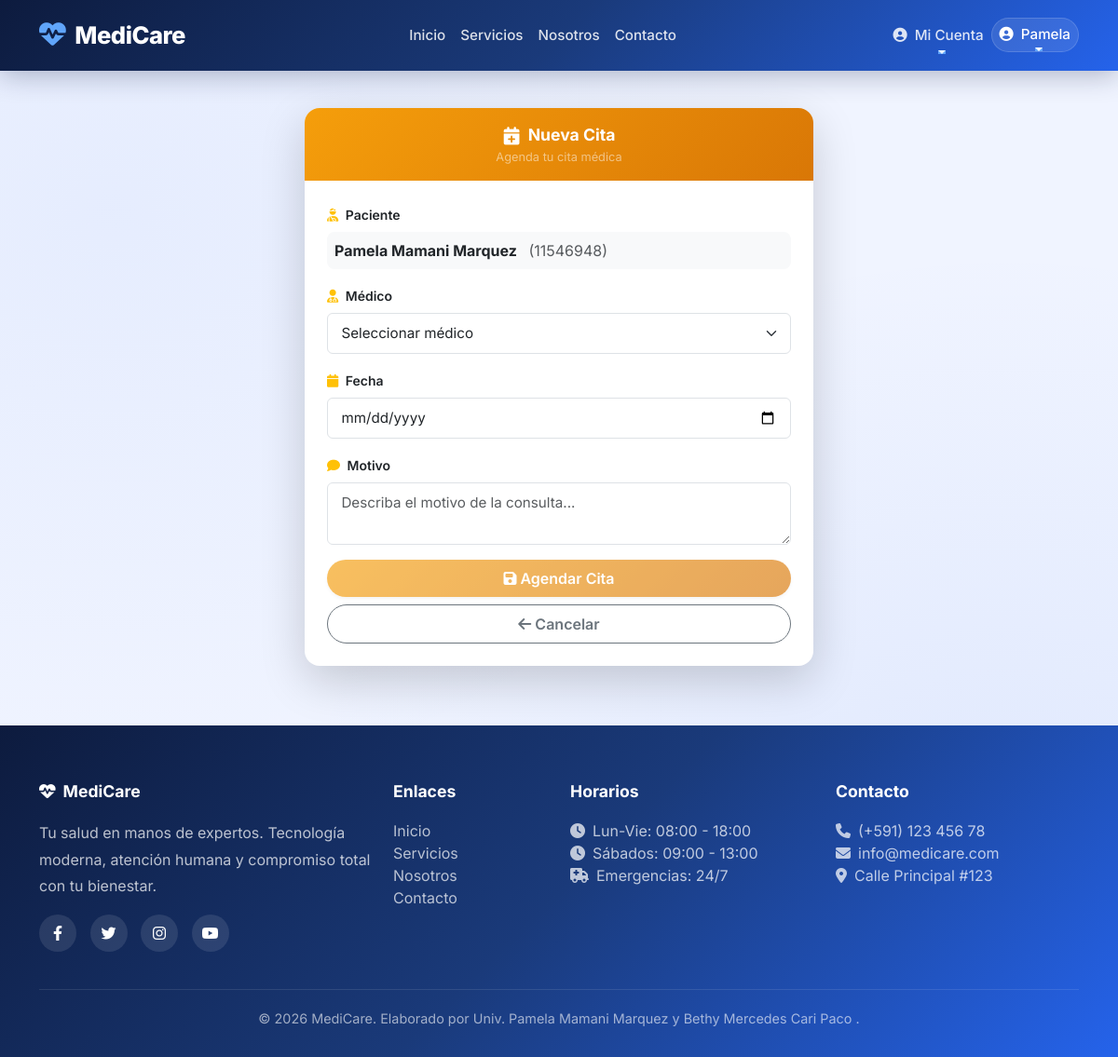
The page /citas/crear (signed in) on the database its author committed.
### app/models/usuario.py (models this page shows, shortened)
class Usuario(UserMixin, db.Model):
    __tablename__ = 'usuarios'
    id = db.Column(db.Integer, primary_key=True)
    username = db.Column(db.String(80), unique=True, nullable=False)
    email = db.Column(db.String(120), unique=True, nullable=False)
    password_hash = db.Column(db.String(200), nullable=False)
    rol = db.Column(db.String(20), nullable=False, default='paciente')
    nombres = db.Column(db.String(100))
    apellidos = db.Column(db.String(100))
    ci = db.Column(db.String(20))
    telefono = db.Column(db.String(20))
    fecha_registro = db.Column(db.DateTime, default=datetime.utcnow)
    activo = db.Column(db.Boolean, default=True)
    paciente = db.relationship('Paciente', back_populates='usuario', uselist=False)
    medico = db.relationship('Medico', back_populates='usuario', uselist=False)
    def is_admin(self):
        return self.rol == 'admin'
    def is_medico(self):
        return self.rol == 'medico'
    def is_recepcionista(self):
        return self.rol == 'recepcionista'
    def is_paciente(self):
        return self.rol == 'paciente'

### app/models/paciente.py (models this page shows, shortened)
class Paciente(db.Model):
    __tablename__ = 'pacientes'
    id = db.Column(db.Integer, primary_key=True)
    usuario_id = db.Column(db.Integer, db.ForeignKey('usuarios.id'), unique=True)
    ci = db.Column(db.String(20), unique=True, nullable=False)
    nombres = db.Column(db.String(100), nullable=False)
    apellidos = db.Column(db.String(100), nullable=False)
    fecha_nacimiento = db.Column(db.Date)
    genero = db.Column(db.String(10))
    telefono = db.Column(db.String(20))
    direccion = db.Column(db.String(200))
    email = db.Column(db.String(120))
    seguro_medico = db.Column(db.String(100))
    alergias = db.Column(db.Text)
    fecha_registro = db.Column(db.DateTime, default=datetime.utcnow)
    usuario = db.relationship('Usuario', back_populates='paciente', uselist=False)
    citas = db.relationship('Cita', back_populates='paciente')
    historial = db.relationship('HistorialClinico', back_populates='paciente')

### app/citas/routes.py (the view, shortened to what this page needs)
@bp_cita.route('/crear', methods=['GET', 'POST'])
@login_required
def crear():
    if not (current_user.is_admin() or current_user.is_recepcionista() or current_user.is_medico() or current_user.is_paciente()):
        flash('⛔ No tienes permisos para crear citas.', 'danger')
        return redirect(url_for('core.landing'))
    paciente_actual = None
    if current_user.is_paciente():
        paciente_actual = Paciente.query.filter_by(usuario_id=current_user.id).first()
        if not paciente_actual:
            flash('⚠️ No tienes un perfil de paciente completo.', 'warning')
            return redirect(url_for('auth.perfil'))
    pacientes = Paciente.query.all() if not current_user.is_paciente() else []
    medicos = Medico.query.all()
    salas = Sala.query.filter_by(estado='disponible').all()
    return render_template('citas/crear.html',
                         pacientes=pacientes,
                         medicos=medicos,
                         salas=salas,
                         paciente=paciente_actual if current_user.is_paciente() else None,
                         datetime=datetime)

### templates/citas/crear.html (shortened to what this page needs)
{% extends "base.html" %}
{% block content %}
<div class="container py-4">
    <div class="row justify-content-center">
        <div class="col-lg-6 col-md-8">
            <div class="card border-0 shadow-lg rounded-4 overflow-hidden">
                <div class="card-header text-center border-0 py-3" style="background: linear-gradient(135deg, #f59e0b, #d97706);">
                    <div class="d-flex align-items-center justify-content-center gap-2">
                        <i class="fas fa-calendar-plus text-white" style="font-size: 1.2rem;"></i>
                        <span class="fw-bold text-white" style="font-size: 1.1rem;">
                            Nueva Cita
                        </span>
                    </div>
                    <p class="text-white-50 mb-0" style="font-size: 0.8rem;">
                        {% if current_user.is_paciente() %}
                        Agenda tu cita médica
                        {% else %}
                        Complete los datos para agendar una nueva cita
                        {% endif %}
                    </p>
                </div>
                <div class="card-body p-4">
                    <form method="POST" action="{{ url_for('cita.crear') }}" id="formCita">
                        {% if current_user.is_paciente() %}
                        <div class="mb-3">
                            <label class="form-label fw-semibold small text-dark">
                                <i class="fas fa-user-injured text-warning me-1"></i> Paciente
                            </label>
                            <div class="p-2 bg-light rounded-3">
                                <strong>{{ paciente.nombres }} {{ paciente.apellidos }}</strong>
                                <span class="text-muted ms-2">({{ paciente.ci }})</span>
                            </div>
                        </div>
                        {% endif %}
                        <div class="mb-3">
                            <label for="medico_id" class="form-label fw-semibold small text-dark">
                                <i class="fas fa-user-md text-warning me-1"></i> Médico
                            </label>
                            <select class="form-select" id="medico_id" name="medico_id" required>
                                <option value="">Seleccionar médico</option>
                            </select>
                        </div>
                        <div class="mb-3">
                            <label for="fecha" class="form-label fw-semibold small text-dark">
                                <i class="fas fa-calendar text-warning me-1"></i> Fecha
                            </label>
                            <input type="date" class="form-control" id="fecha" name="fecha" required min="{{ datetime.now().strftime('%Y-%m-%d') }}">
                        </div>
                        <div class="mb-3">
                            <label for="motivo" class="form-label fw-semibold small text-dark">
                                <i class="fas fa-comment text-warning me-1"></i> Motivo
                            </label>
                            <textarea class="form-control" id="motivo" name="motivo" rows="2" placeholder="Describa el motivo de la consulta..."></textarea>
                        </div>
                        <div class="d-grid gap-2 mt-3">
                            <button type="submit" class="btn rounded-pill py-2 fw-semibold bg-gradient-yellow text-white border-0 shadow-sm" id="btnAgendar" disabled>
                                <i class="fas fa-save me-1"></i>Agendar Cita
                            </button>
                            <a href="{{ url_for('cita.index') }}" class="btn btn-outline-secondary rounded-pill py-2 fw-semibold">
                                <i class="fas fa-arrow-left me-1"></i>Cancelar
                            </a>
                        </div>
                    </form>
                </div>
            </div>
        </div>
    </div>
</div>
{% endblock %}

### templates/base.html (shortened to what this page needs)
<!DOCTYPE html>
<html lang="es">
<head>
    <link href="https://cdn.jsdelivr.net/npm/bootstrap@5.3.0/dist/css/bootstrap.min.css" rel="stylesheet">
    <link rel="stylesheet" href="https://cdnjs.cloudflare.com/ajax/libs/font-awesome/6.4.0/css/all.min.css">
</head>
<body>
    <nav class="navbar navbar-expand-lg navbar-custom">
        <div class="container">
            <a class="navbar-brand" href="{{ url_for('core.landing') }}">
                <i class="fas fa-heartbeat"></i>MediCare
            </a>
            <div class="collapse navbar-collapse" id="navbarNav">
                <ul class="navbar-nav mx-auto">
                    <li class="nav-item">
                        <a class="nav-link" href="{{ url_for('core.landing') }}">Inicio</a>
                    </li>
                    <li class="nav-item">
                        <a class="nav-link" href="{{ url_for('core.servicios') }}">Servicios</a>
                    </li>
                    <li class="nav-item">
                        <a class="nav-link" href="{{ url_for('core.about') }}">Nosotros</a>
                    </li>
                    <li class="nav-item">
                        <a class="nav-link" href="{{ url_for('core.contacto') }}">Contacto</a>
                    </li>
                </ul>
                <ul class="navbar-nav">
                    {% if current_user.is_authenticated %}
                        {% if current_user.is_admin() %}
                        <li class="nav-item dropdown">
                            <a class="nav-link dropdown-toggle text-white" href="#" id="adminDropdown" role="button" data-bs-toggle="dropdown">
                                <i class="fas fa-cogs me-1"></i> Administración
                            </a>
                            <ul class="dropdown-menu dropdown-menu-custom">
                                <li><a class="dropdown-item" href="{{ url_for('admin.dashboard') }}">
                                    <i class="fas fa-chart-line me-2"></i>Dashboard
                                </a></li>
                                <li><a class="dropdown-item" href="{{ url_for('admin.usuarios') }}">
                                    <i class="fas fa-users-cog me-2"></i>Usuarios
                                </a></li>
                                <li><a class="dropdown-item" href="{{ url_for('medico.index') }}">
                                    <i class="fas fa-user-md me-2"></i>Médicos
                                </a></li>
                                <li><a class="dropdown-item" href="{{ url_for('paciente.index') }}">
                                    <i class="fas fa-user-injured me-2"></i>Pacientes
                                </a></li>
                                <li><a class="dropdown-item" href="{{ url_for('cita.index') }}">
                                    <i class="fas fa-calendar-check me-2"></i>Citas
                                </a></li>
                                <li><a class="dropdown-item" href="{{ url_for('historial.index') }}">
                                    <i class="fas fa-history me-2"></i>Historial
                                </a></li>
                                <li><a class="dropdown-item" href="{{ url_for('factura.index') }}">
                                    <i class="fas fa-file-invoice-dollar me-2"></i>Facturación
                                <li><a class="dropdown-item" href="{{ url_for('admin.salas') }}">
                                    <i class="fas fa-door-open me-2"></i>Salas
                                </a></li>
                            </ul>
                        </li>
                        {% elif current_user.is_paciente() %}
                        <li class="nav-item dropdown">
                            <a class="nav-link dropdown-toggle text-white" href="#" id="pacienteDropdown" role="button" data-bs-toggle="dropdown">
                                <i class="fas fa-user-circle me-1"></i> Mi Cuenta
                            </a>
                        </li>
                        {% endif %}
                        <li class="nav-item dropdown user-dropdown">
                            <a class="nav-link dropdown-toggle text-white" href="#" id="userDropdown" role="button" data-bs-toggle="dropdown">
                                <i class="fas fa-user-circle me-1"></i>
                                {{ current_user.nombres }}
                            </a>
                        </li>
                    {% endif %}
                </ul>
            </div>
        </div>
    </nav>
    <main>
        {% block content %}{% endblock %}
    </main>
    <footer class="footer-custom">
        <div class="container">
            <div class="row g-4">
                <div class="col-md-4">
                    <h5><i class="fas fa-heartbeat me-2"></i>MediCare</h5>
                    <p style="opacity: 0.8; line-height: 1.8; position: relative; z-index: 1;">Tu salud en manos de expertos. Tecnología moderna, atención humana y compromiso total con tu bienestar.</p>
                    <div class="social-links mt-3">
                        <a href="#"><i class="fab fa-facebook-f"></i></a>
                        <a href="#"><i class="fab fa-twitter"></i></a>
                        <a href="#"><i class="fab fa-instagram"></i></a>
                        <a href="#"><i class="fab fa-youtube"></i></a>
                    </div>
                </div>
                <div class="col-md-2">
                    <h5>Enlaces</h5>
                    <ul class="list-unstyled">
                        <li><a href="{{ url_for('core.landing') }}">Inicio</a></li>
                        <li><a href="{{ url_for('core.servicios') }}">Servicios</a></li>
                        <li><a href="{{ url_for('core.about') }}">Nosotros</a></li>
                        <li><a href="{{ url_for('core.contacto') }}">Contacto</a></li>
                    </ul>
                </div>
                <div class="col-md-3">
                    <h5>Horarios</h5>
                    <ul class="list-unstyled" style="opacity: 0.8;">
                        <li><i class="fas fa-clock me-2"></i>Lun-Vie: 08:00 - 18:00</li>
                        <li><i class="fas fa-clock me-2"></i>Sábados: 09:00 - 13:00</li>
                        <li><i class="fas fa-ambulance me-2"></i>Emergencias: 24/7</li>
                    </ul>
                </div>
                <div class="col-md-3">
                    <h5>Contacto</h5>
                    <ul class="list-unstyled" style="opacity: 0.8;">
                        <li><i class="fas fa-phone me-2"></i>(+591) 123 456 78</li>
                        <li><i class="fas fa-envelope me-2"></i>info@medicare.com</li>
                        <li><i class="fas fa-map-marker-alt me-2"></i>Calle Principal #123</li>
                    </ul>
                </div>
            </div>
            <div class="footer-bottom">
                <p class="mb-0">&copy; 2026 MediCare. Elaborado por Univ. Pamela Mamani Marquez y Bethy Mercedes Cari Paco .</p>
            </div>
        </div>
    </footer>
</body>
</html>

### rows shown on the page
Usuario: nombres "Pamela"
Paciente: nombres "Pamela", apellidos "Mamani Marquez", ci "11546948"
